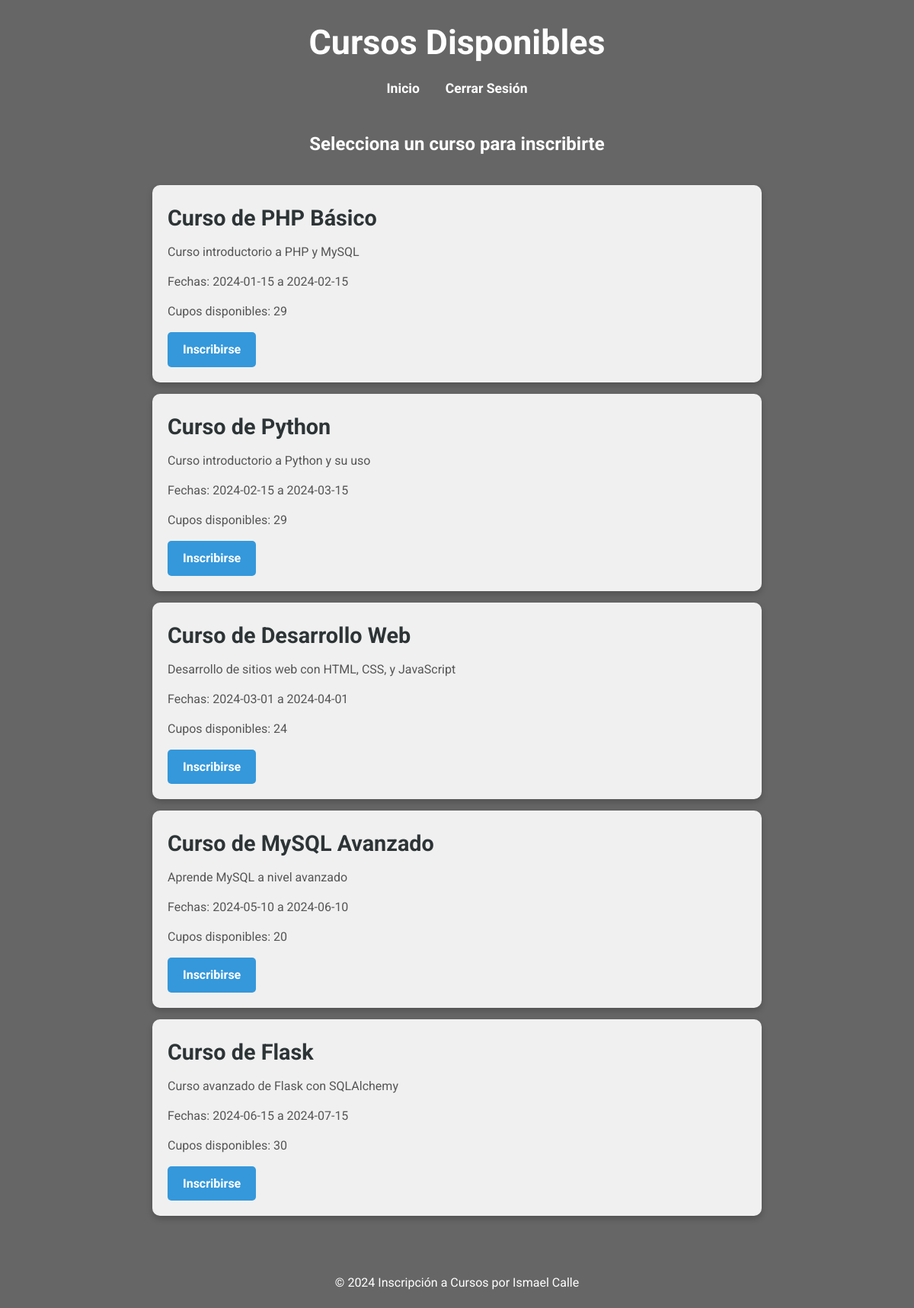
Screenshot of /pages/cursos.php (signed in) with the database file from the repository.
### tables this page shows
CREATE TABLE `cursos` (
  `id` int NOT NULL,
  `nombre` varchar(100) NOT NULL,
  `descripcion` text NOT NULL,
  `fecha_inicio` date DEFAULT NULL,
  `fecha_fin` date DEFAULT NULL,
  `cupos` int NOT NULL
);

### operations/obtener_cursos.php (the view, shortened to what this page needs)
<?php
include '../includes/db.php';
$sql = "SELECT * FROM cursos WHERE cupos > 0";
$result = $conn->query($sql);
if ($result->num_rows > 0) {
    while ($row = $result->fetch_assoc()) {
        echo "<li>
                <h3>{$row['nombre']}</h3>
                <p>{$row['descripcion']}</p>
                <p>Fechas: {$row['fecha_inicio']} a {$row['fecha_fin']}</p>
                <p>Cupos disponibles: {$row['cupos']}</p>
                <a href='inscripcion.php?curso_id={$row['id']}'>Inscribirse</a>
            </li>";
    }
} else {
    echo "<p>No hay cursos disponibles en este momento.</p>";
}
?>

### pages/cursos.php (shortened to what this page needs)
<?php
include '../includes/db.php';
?>
<!DOCTYPE html>
<html lang="es">
<head>
    <link rel="stylesheet" href="../css/styles.css">
</head>
<body>
<header>
    <div class="container">
        <h1>Cursos Disponibles</h1>
        <nav>
            <ul>
                <li><a href="index.html">Inicio</a></li>
                <li><a href="../operations/logout.php">Cerrar Sesión</a></li>
            </ul>
        </nav>
    </div>
</header>
<main>
    <div class="container">
        <h2>Selecciona un curso para inscribirte</h2>
        <div class="cursos-lista">
            <ul>
                <?php include '../operations/obtener_cursos.php'; ?>
            </ul>
        </div>
    </div>
</main>
<footer>
    <p>© 2024 Inscripción a Cursos por Ismael Calle</p>
</footer>
</body>
</html>

### css/styles.css (style rules this page uses)
* { margin: 0; padding: 0; box-sizing: border-box; }
body { font-family: 'Roboto', sans-serif; color: #fff; line-height: 1.6; background-image: url('https://www.lavoz.com.ar/resizer/v2/3FI2VKP33JGJTGYNHZWEAULJVY.jpg?quality=75&smart=true&auth=f533aa45e3abc58df6d25f41e8a5c1169ad9bbf02c15544b8c033fd1e865c997&width=980&height=640'); background-size: cover; background-position: center; background-repeat: no-repeat; min-height: 100%; margin: 0; position: relative; }
body::before { content: ''; position: absolute; top: 0; left: 0; width: 100%; height: 100%; background-color: rgba(0, 0, 0, 0.6); z-index: 1; }
header, main, footer { position: relative; z-index: 2; text-align: center; }
header { padding: 20px 0; color: white; text-align: center; }
header h1 { font-size: 2.8rem; margin-bottom: 10px; }
nav ul { list-style: none; padding: 0; }
nav ul li { display: inline; margin: 0 15px; }
nav ul li a { color: white; text-decoration: none; font-weight: bold; font-size: 1.1rem; transition: color 0.3s ease; }
main { padding: 20px; text-align: center; }
footer { color: white; padding: 20px 0; font-size: 1rem; position: relative; }
.cursos-lista { padding: 20px; text-align: center; }
.cursos-lista ul { list-style: none; padding: 0; margin: 0; }
.cursos-lista li { background-color: rgba(255, 255, 255, 0.9); padding: 20px; margin: 15px auto; border-radius: 10px; box-shadow: 0 4px 8px rgba(0, 0, 0, 0.2); max-width: 800px; text-align: left; position: relative; transition: transform 0.3s ease, box-shadow 0.3s ease; }
.cursos-lista h3 { font-size: 1.8rem; margin-bottom: 10px; color: #2d3436; }
.cursos-lista p { font-size: 1rem; margin-bottom: 15px; color: #555; line-height: 1.5; }
.cursos-lista a { display: inline-block; padding: 10px 20px; background-color: #3498db; color: white; text-decoration: none; border-radius: 5px; font-size: 1rem; font-weight: bold; transition: background-color 0.3s ease, transform 0.3s ease; }

### rows the page displays
cursos: nombre "Curso de PHP Básico", descripcion "Curso introductorio a PHP y MySQL", fecha_inicio "2024-01-15", fecha_fin "2024-02-15", cupos "29"
cursos: nombre "Curso de Python", descripcion "Curso introductorio a Python y su uso", fecha_inicio "2024-02-15", fecha_fin "2024-03-15", cupos "29"
cursos: nombre "Curso de Desarrollo Web", descripcion "Desarrollo de sitios web con HTML, CSS, y JavaScript", fecha_inicio "2024-03-01", fecha_fin "2024-04-01", cupos "24"
cursos: nombre "Curso de MySQL Avanzado", descripcion "Aprende MySQL a nivel avanzado", fecha_inicio "2024-05-10", fecha_fin "2024-06-10", cupos "20"
cursos: nombre "Curso de Flask", descripcion "Curso avanzado de Flask con SQLAlchemy", fecha_inicio "2024-06-15", fecha_fin "2024-07-15", cupos "30"
